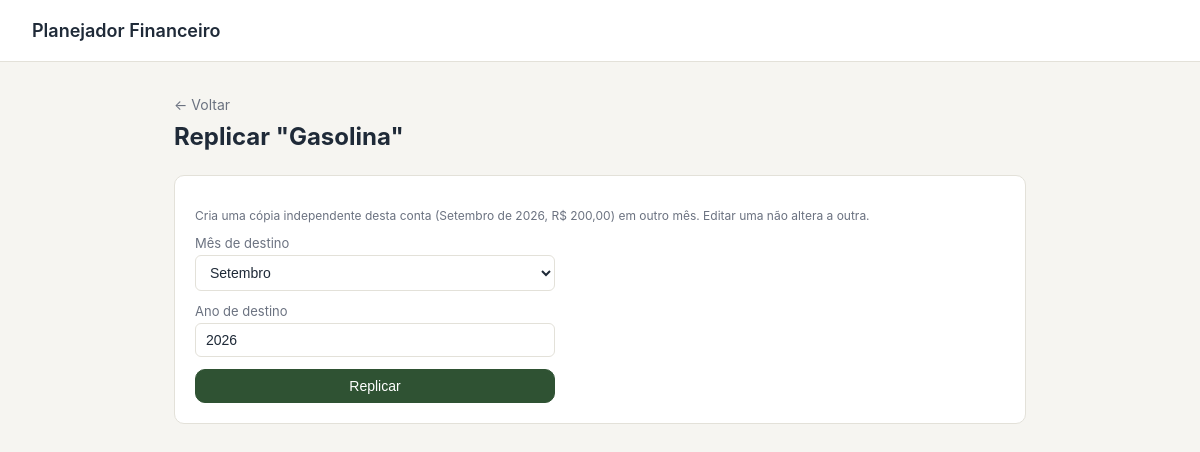
Page /item/4/replicar on the committed database.
### tables this page shows
CREATE TABLE items (
            id INTEGER PRIMARY KEY AUTOINCREMENT,
            year INTEGER NOT NULL,
            month INTEGER NOT NULL,
            name TEXT NOT NULL,
            amount REAL NOT NULL,
            type TEXT NOT NULL
                CHECK(type IN ('fixa', 'variavel', 'receber')),
            group_id TEXT,
            installment_index INTEGER,
            installment_total INTEGER,
            created_at TEXT NOT NULL
        , link TEXT, card_id INTEGER, invoice_id INTEGER, is_invoice INTEGER NOT NULL DEFAULT 0, estimated INTEGER NOT NULL DEFAULT 0, paid INTEGER NOT NULL DEFAULT 0);

### app.py (the view, shortened to what this page needs)
@app.route(
    "/item/<int:item_id>/replicar",
    methods=["GET", "POST"],
)
def replicate_item(item_id):
    db = get_db()
    item = db.execute(
        """
        SELECT *
        FROM items
        WHERE id = ?
        """,
        (item_id,),
    ).fetchone()
    if item is None:
        abort(404)
    return render_template(
        "replicate_item.html",
        item=item,
        origin_month_name=month_name(
            item["month"]
        ),
        month_options=[
            (m, month_name(m))
            for m in range(1, 13)
        ],
    )

### app.py (called while the page is built)
def get_db():
    if "db" not in g:
        g.db = sqlite3.connect(DB_PATH)
        g.db.row_factory = sqlite3.Row
        g.db.execute("PRAGMA foreign_keys = ON")
    return g.db

def brl(value):
    try:
        value = float(value or 0)
    except (TypeError, ValueError):
        value = 0.0
    s = f"{value:,.2f}"
    s = (
        s
        .replace(",", "X")
        .replace(".", ",")
        .replace("X", ".")
    )
    return f"R$ {s}"

def month_name(month):
    return MONTH_NAMES[month - 1]

### templates/replicate_item.html (shortened to what this page needs)
{% extends "base.html" %}
{% block content %}
  <div class="month-header">
    <a class="back-link" href="{{ url_for('month_view', year=item.year, month=item.month) }}">&#8592; Voltar</a>
    <h1>Replicar "{{ item.name }}"</h1>
  </div>
  <div class="add-form-card">
    <p class="hint">
      Cria uma cópia independente desta conta ({{ origin_month_name }} de {{ item.year }},
      {{ item.amount | brl }}) em outro mês. Editar uma não altera a outra.
    </p>
    <form method="post" class="add-form">
      <div class="form-row">
        <label for="target_month">Mês de destino</label>
        <select id="target_month" name="target_month">
          {% for m, name in month_options %}
            <option value="{{ m }}" {{ 'selected' if m == item.month else '' }}>{{ name }}</option>
          {% endfor %}
        </select>
      </div>
      <div class="form-row">
        <label for="target_year">Ano de destino</label>
        <input type="number" id="target_year" name="target_year" value="{{ item.year }}">
      </div>
      <button type="submit" class="btn btn-primary">Replicar</button>
    </form>
  </div>
{% endblock %}

### static/style.css (style rules this page uses)
:root { --bg: #F6F5F1; --surface: #FFFFFF; --ink: #1F2A38; --ink-muted: #6B7280; --border: #E3E1D9; --accent: #2F5233; --accent-bg: #E7EEE4; --negative: #A3372E; --negative-bg: #F7E9E7; --positive: #2F6B4F; --positive-bg: #E5F0E8; --radius: 10px; }
* { box-sizing: border-box; }
body { margin: 0; background: var(--bg); color: var(--ink); font-family: -apple-system, "Segoe UI", Roboto, Helvetica, Arial, sans-serif; }
.btn { display: inline-block; padding: 8px 14px; border: 1px solid var(--border); border-radius: var(--radius); background: var(--surface); color: var(--ink); text-decoration: none; cursor: pointer; font-size: 14px; }
.btn-primary { background: var(--accent); border-color: var(--accent); color: #fff; }
.month-header { margin-bottom: 24px; }
.month-header h1 { margin: 8px 0 0; font-size: 24px; }
.back-link { color: var(--ink-muted); text-decoration: none; font-size: 14px; }
.add-form-card { background: var(--surface); border: 1px solid var(--border); border-radius: var(--radius); padding: 20px; }
.add-form { display: flex; flex-direction: column; gap: 12px; max-width: 360px; }
.form-row { display: flex; flex-direction: column; gap: 4px; }
.form-row label { font-size: 13px; color: var(--ink-muted); }
.form-row input[type="text"], .form-row input[type="number"], .form-row select { padding: 8px 10px; border: 1px solid var(--border); border-radius: 6px; font-size: 14px; background: var(--surface); color: var(--ink); }
.hint { font-size: 12px; color: var(--ink-muted); }

### rows in the picture
items: name "Gasolina", year "2026", amount|brl "R$ 200,00", target_year "2026"

### other values in the picture
{{ origin_month_name }} "Setembro"
form field target_month "Setembro"
